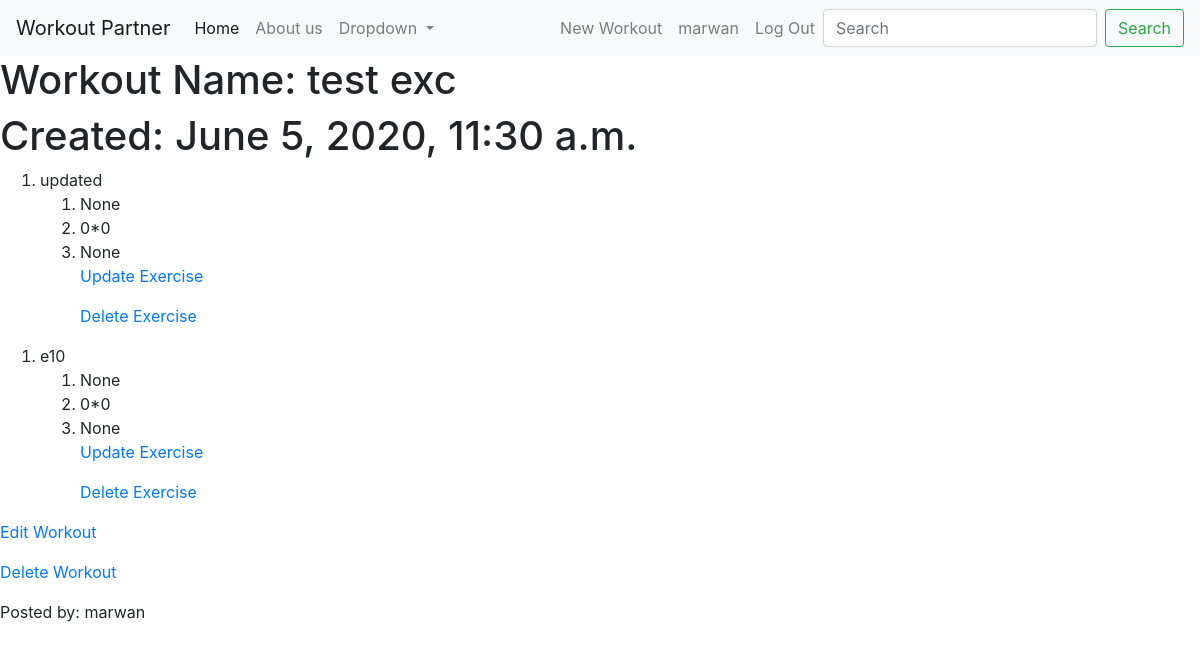
The app's page /tracker/workout/6/ (signed in) with its own data.
### tracker/models.py (models this page shows, shortened)
class Lifter(AbstractBaseUser):
    email = models.EmailField(verbose_name="email", max_length=60, unique=True)
    username = models.CharField(max_length=30, unique=True)
    first_name = models.CharField(max_length=25)
    last_name = models.CharField(max_length=25)
    date_joined = models.DateTimeField(verbose_name='date joined', auto_now_add=True)
    last_login = models.DateTimeField(verbose_name='last login', auto_now=True)
    is_admin = models.BooleanField(default=False)
    is_active = models.BooleanField(default=True)
    is_staff = models.BooleanField(default=False)
    is_superuser = models.BooleanField(default=False)
    GENDER_CHOICES = (
                ('M', 'Male'),
                ('F', 'Female')
            )
    gender = models.CharField(max_length=1, choices=GENDER_CHOICES, null=True, blank=True)
    DOB = models.DateField(null=True, blank=True)
    USERNAME_FIELD = 'username'
    REQUIRED_FIELDS = ['email', 'first_name', 'last_name',]
    objects = LifterAccountManager()

class Workout(models.Model):
    Name = models.CharField(max_length=100)
    Creator = models.ForeignKey('Lifter', on_delete=models.PROTECT)
    creation_date = models.DateTimeField(default=timezone.now)
    exercise = models.ManyToManyField('Exercise', blank=True, null=True, through='WorkoutExercise', related_name='exc')
    is_published = models.BooleanField(default=False)

class Exercise(models.Model):
    ExcName = models.CharField(max_length=100)
    muscle = models.ForeignKey('MuscleGroup', on_delete=models.PROTECT)
    Creator = models.ForeignKey('Lifter', on_delete=models.PROTECT)
    weight = models.CharField(max_length=500, null=True, blank=True)
    set_reps = models.CharField(max_length=500, null=True, blank=True)
    Note = models.CharField(max_length=250, blank=True, null=True)
    set_record = ListTextField(default='', base_field=models.CharField(max_length=50), size=100)
    weight_record = ListTextField(default='', base_field=models.CharField(max_length=50), size=100)

### tracker/views.py (the view)
# urls.py: path('workout/<int:id>/', views.workout_detail, name='workout_detail'),
@login_required
def workout_detail(request, id):
    workout = get_object_or_404(Workout, id=id)
    context = {
        'workout':workout,
    }
    return render(request, 'workout/workout_detail.html', context=context)

### tracker/templates/tracker/workout/workout_detail.html
{% extends 'base.html' %}
{% block content %}
<h1>Workout Name: {{ workout.Name }}</h1>
<h1>Created: {{ workout.creation_date }}</h1>
{% for exc in workout.exercise.all %}
  <ol>
    <li>{{ exc.ExcName }}</li>
    <div class="each_set">
      <ol>
        <li>{{ exc.weight }}</li>
        <li>{{ exc.set_reps }}</li>
        <li>{{ exc.Note }}</li>
        <a href="{% url 'exercise_edit' id=workout.pk id2=exc.pk %}">
              <p>Update Exercise</p>
        </a>
        <a href="{% url 'exercise_delete' id=workout.pk id2=exc.pk %}">
          <p>Delete Exercise</p>
        </a>
      </ol>
    </div>
  </ol>
{% endfor %}
{% if user.is_authenticated %}
  <a href="{% url 'workout_edit' pk=workout.pk%}">
    <p>Edit Workout</p>
  </a>
  <a href="{% url 'workout_remove' workout.pk %}">
    <p>Delete Workout</p>
  </a>
{% endif %}
<p>Posted by: {{user.username}}</p>
{% endblock %}

### tracker/templates/base.html (shortened to what this page needs)
<!DOCTYPE html>
{% load static %}
<html lang="en">
<head>
    <link rel="stylesheet" href="https://stackpath.bootstrapcdn.com/bootstrap/4.5.0/css/bootstrap.min.css">
    <link rel="stylesheet" href="{% static 'tracker/tracker.css' %}">
</head>
<body>
<nav class="navbar navbar-expand-lg navbar-light bg-light">
  <a class="navbar-brand" href="{% url 'home' %}">Workout Partner</a>
  <div class="collapse navbar-collapse" id="navbarSupportedContent">
    <ul class="navbar-nav mr-auto">
      <li class="nav-item active">
        <a class="nav-link" href="{% url 'home' %}">Home <span class="sr-only">(current)</span></a>
      </li>
      <li class="nav-item">
        <a class="nav-link" href="{% url 'about' %}">About us</a>
      </li>
      <li class="nav-item dropdown">
        <a class="nav-link dropdown-toggle" href="#" id="navbarDropdown" role="button" data-toggle="dropdown" aria-haspopup="true" aria-expanded="false">
          Dropdown
        </a>
      </li>
    </ul>
     <ul class="navbar-nav ml-auto">
         {% if user.is_authenticated %}
            <li class="nav-item">
              <a class="nav-link" href="{% url 'new_workout'%}">New Workout</a>
            </li>
                 <li class="nav-item">
              <a class="nav-link" >{{user.username}}</a>
            </li>
          <li class="nav-item">
            <a class="nav-link" href="{% url 'logout'%}">Log Out</a>
          </li>
         {% endif %}
  </ul>
    <form class="form-inline my-2 my-lg-0" action="{% url 'workout_search' %}" method="post">
      <input name="workout_name" class="form-control mr-sm-2" type="search" placeholder="Search" aria-label="Search">
      <button class="btn btn-outline-success my-2 my-sm-0" type="submit">Search</button>
    </form>
  </div>
</nav>
 {% block content %} {% endblock %}
</body>
</html>

### records on screen
Lifter: username "marwan"
Workout: Name "test exc", creation_date "June 5, 2020, 11:30 a.m."
Exercise: ExcName "updated", weight "None", set_reps "0*0", Note "None"
Exercise: ExcName "e10", weight "None", set_reps "0*0", Note "None"
